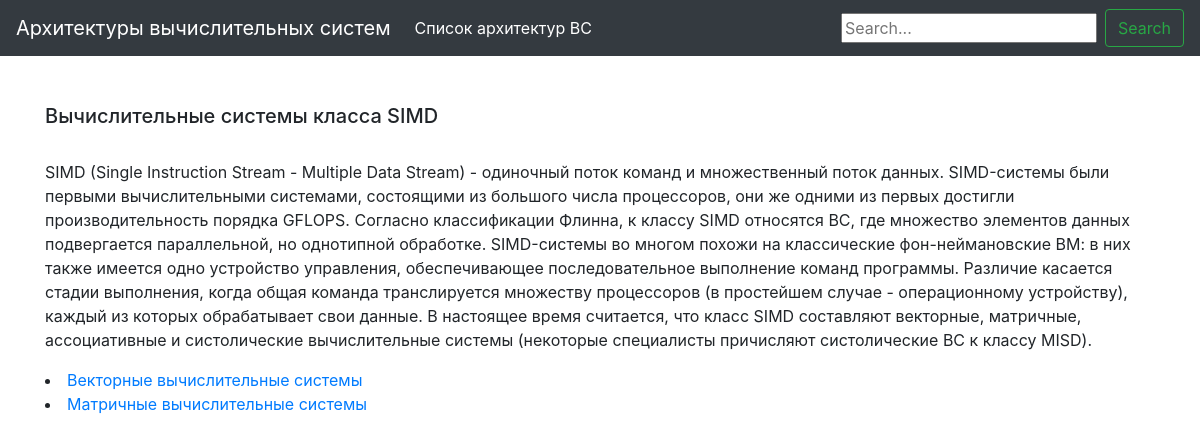
/architecture-types/1/, run on the app's committed database.
### distributed_systems/apps/architecture_types/models.py (models this page shows)
class ArchitectureType(models.Model):
    title = models.CharField(max_length=200)
    description = models.TextField(blank=True, default='')
    parent_type = models.ForeignKey('ArchitectureType',
                                    blank=True, null=True,
                                    on_delete=models.CASCADE)

### distributed_systems/apps/architecture_types/views.py (the view)
# urls.py: url(r'^(?P<architecture_type_id>[0-9]+)/$', views.detail, name='detail'),
def detail(request, architecture_type_id):
    sub_types = ArchitectureType.objects.filter(parent_type=architecture_type_id)
    architectures = Architecture.objects.filter(architecture_type=architecture_type_id)
    parent_type = ArchitectureType.objects.get(id=architecture_type_id)
    template = loader.get_template('architecture_types/index.html')
    context = {
        'architecture_types': sub_types,
        'architectures': architectures,
        'parent_type': parent_type,
    }
    return HttpResponse(template.render(context))

### templates/architecture_types/index.html (shortened to what this page needs)
{% extends "base.html" %}
{% block content %}
    <h5>
        {{ parent_type.title }}
    </h5>
    <br>
    <p>
        {{ parent_type.description }}
    </p>
    {% for type in architecture_types %}
        <li><a href="/architecture-types/{{ type.id }}/">{{ type.title }}</a></li>
    {% endfor %}
    <br>
{% endblock %}

### data on the page
ArchitectureType: title "Вычислительные системы класса SIMD", description "SIMD (Single Instruction Stream - Multiple Data Stream) - одиночный поток команд и множественный поток данных. SIMD-системы были первыми вычислительными системами, состоящими из большого числа процессоров, они же одними из первых достигли производительность порядка GFLOPS. Согласно классификации Флинна, к классу SIMD относятся ВС, где множество элементов данных подвергается параллельной, но однотипной обработке. SIMD-системы во многом похожи на классические фон-неймановские ВМ: в них также имеется одно устройство управления, обеспечивающее последовательное выполнение команд программы. Различие касается стадии выполнения, когда общая команда транслируется множеству процессоров (в простейшем…"
ArchitectureType: title "Векторные вычислительные системы"
ArchitectureType: title "Матричные вычислительные системы"
